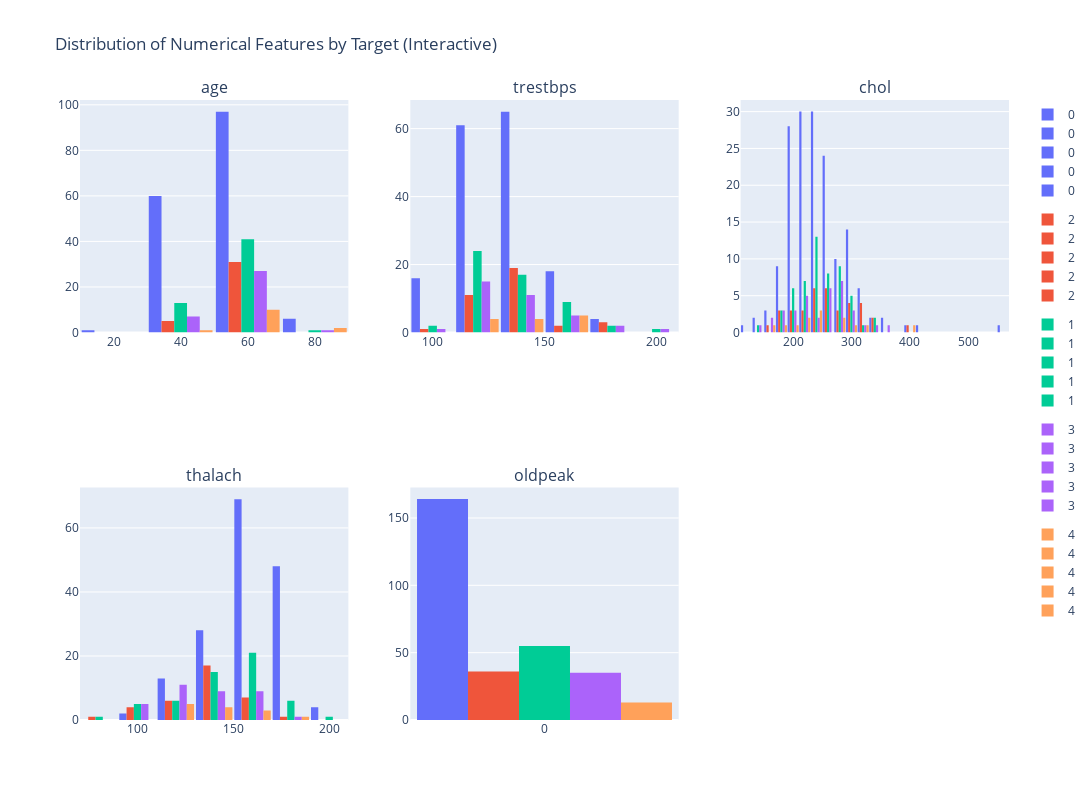

Notebook cell for this chart:
### Markdown cell above
### Distribution of numerical features

### Code cell
numerical_features = ['age', 'trestbps', 'chol', 'thalach', 'oldpeak']
fig = sp.make_subplots(rows=2, cols=3, subplot_titles=numerical_features)

for i, feature in enumerate(numerical_features, 1):
    row = (i - 1) // 3 + 1
    col = (i - 1) % 3 + 1

    hist = px.histogram(
        df, x=feature, color="target",
        barmode="stack",  # stacked histograms
        nbins=30          # adjust bin size
    )

    for trace in hist.data:
        fig.add_trace(trace, row=row, col=col)

fig.update_layout(
    height=800, width=1200,
    title_text="Distribution of Numerical Features by Target (Interactive)",
    bargap=0.05
)

fig.show()

### Figure 1 — Plotly figure (JSON) as saved in the notebook; plotly's stock layout.template omitted (floating-point values rounded to 4 significant figures; data arrays with more than 128 entries replaced by an {"elided": "..."} marker saying what was removed)
{"data": [{"bingroup": "x", "hovertemplate": "target=0<br>age=%{x}<br>count=%{y}<extra></extra>", "legendgroup": "0", "marker": {"color": "#636efa", "pattern": {"shape": ""}}, "name": "0", "nbinsx": 30, "orientation": "v", "showlegend": true, "type": "histogram", "x": {"elided": "164 float values"}, "xaxis": "x", "yaxis": "y"}, {"bingroup": "x", "hovertemplate": "target=2<br>age=%{x}<br>count=%{y}<extra></extra>", "legendgroup": "2", "marker": {"color": "#EF553B", "pattern": {"shape": ""}}, "name": "2", "nbinsx": 30, "orientation": "v", "showlegend": true, "type": "histogram", "x": [67.0, 63.0, 56.0, 60.0, 44.0, 51.0, 54.0, 60.0, 59.0, 59.0, 59.0, 61.0, 43.0, 62.0, 65.0, 60.0, 56.0, 66.0, 69.0, 62.0, 66.0, 55.0, 56.0, 61.0, 67.0, 58.0, 42.0, 52.0, 59.0, 46.0, 57.0, 61.0, 58.0, 44.0, 63.0, 68.0], "xaxis": "x", "yaxis": "y"}, {"bingroup": "x", "hovertemplate": "target=1<br>age=%{x}<br>count=%{y}<extra></extra>", "legendgroup": "1", "marker": {"color": "#00cc96", "pattern": {"shape": ""}}, "name": "1", "nbinsx": 30, "orientation": "v", "showlegend": true, "type": "histogram", "x": [67.0, 53.0, 48.0, 58.0, 64.0, 57.0, 61.0, 60.0, 54.0, 50.0, 41.0, 58.0, 60.0, 46.0, 62.0, 65.0, 44.0, 60.0, 52.0, 57.0, 61.0, 56.0, 65.0, 35.0, 59.0, 64.0, 47.0, 70.0, 51.0, 58.0, 35.0, 59.0, 57.0, 56.0, 60.0, 54.0, 43.0, 59.0, 62.0, 52.0, 63.0, 49.0, 46.0, 47.0, 58.0, 57.0, 40.0, 61.0, 59.0, 57.0, 67.0, 63.0, 57.0, 45.0, 57.0], "xaxis": "x", "yaxis": "y"}, {"bingroup": "x", "hovertemplate": "target=3<br>age=%{x}<br>count=%{y}<extra></extra>", "legendgroup": "3", "marker": {"color": "#ab63fa", "pattern": {"shape": ""}}, "name": "3", "nbinsx": 30, "orientation": "v", "showlegend": true, "type": "histogram", "x": [62.0, 58.0, 40.0, 43.0, 55.0, 67.0, 58.0, 68.0, 62.0, 60.0, 49.0, 39.0, 63.0, 48.0, 55.0, 56.0, 54.0, 62.0, 64.0, 70.0, 48.0, 51.0, 67.0, 45.0, 58.0, 50.0, 66.0, 53.0, 54.0, 54.0, 52.0, 58.0, 55.0, 59.0, 57.0], "xaxis": "x", "yaxis": "y"}, {"bingroup": "x", "hovertemplate": "target=4<br>age=%{x}<br>count=%{y}<extra></extra>", "legendgroup": "4", "marker": {"color": "#FFA15A", "pattern": {"shape": ""}}, "name": "4", "nbinsx": 30, "orientation": "v", "showlegend": true, "type": "histogram", "x": [60.0, 65.0, 58.0, 50.0, 63.0, 70.0, 57.0, 55.0, 77.0, 64.0, 38.0, 61.0, 58.0], "xaxis": "x", "yaxis": "y"}, {"bingroup": "x", "hovertemplate": "target=0<br>trestbps=%{x}<br>count=%{y}<extra></extra>", "legendgroup": "0", "marker": {"color": "#636efa", "pattern": {"shape": ""}}, "name": "0", "nbinsx": 30, "orientation": "v", "showlegend": true, "type": "histogram", "x": {"elided": "164 float values"}, "xaxis": "x2", "yaxis": "y2"}, {"bingroup": "x", "hovertemplate": "target=2<br>trestbps=%{x}<br>count=%{y}<extra></extra>", "legendgroup": "2", "marker": {"color": "#EF553B", "pattern": {"shape": ""}}, "name": "2", "nbinsx": 30, "orientation": "v", "showlegend": true, "type": "histogram", "x": [160.0, 130.0, 130.0, 117.0, 112.0, 130.0, 120.0, 145.0, 170.0, 110.0, 140.0, 120.0, 132.0, 130.0, 135.0, 140.0, 134.0, 160.0, 140.0, 138.0, 112.0, 180.0, 130.0, 134.0, 120.0, 100.0, 136.0, 128.0, 126.0, 140.0, 110.0, 148.0, 170.0, 120.0, 140.0, 144.0], "xaxis": "x2", "yaxis": "y2"}, {"bingroup": "x", "hovertemplate": "target=1<br>trestbps=%{x}<br>count=%{y}<extra></extra>", "legendgroup": "1", "marker": {"color": "#00cc96", "pattern": {"shape": ""}}, "name": "1", "nbinsx": 30, "orientation": "v", "showlegend": true, "type": "histogram", "x": [120.0, 140.0, 110.0, 120.0, 140.0, 150.0, 130.0, 130.0, 124.0, 140.0, 110.0, 128.0, 140.0, 150.0, 120.0, 110.0, 110.0, 125.0, 128.0, 128.0, 145.0, 125.0, 138.0, 120.0, 170.0, 125.0, 108.0, 130.0, 140.0, 125.0, 126.0, 174.0, 152.0, 132.0, 158.0, 192.0, 132.0, 160.0, 150.0, 112.0, 108.0, 118.0, 120.0, 110.0, 146.0, 124.0, 152.0, 140.0, 134.0, 154.0, 152.0, 124.0, 140.0, 110.0, 130.0], "xaxis": "x2", "yaxis": "y2"}, {"bingroup": "x", "hovertemplate": "target=3<br>trestbps=%{x}<br>count=%{y}<extra></extra>", "legendgroup": "3", "marker": {"color": "#ab63fa", "pattern": {"shape": ""}}, "name": "3", "nbinsx": 30, "orientation": "v", "showlegend": true, "type": "histogram", "x": [140.0, 132.0, 110.0, 120.0, 132.0, 125.0, 150.0, 180.0, 160.0, 150.0, 120.0, 118.0, 130.0, 130.0, 140.0, 200.0, 110.0, 120.0, 120.0, 160.0, 124.0, 140.0, 100.0, 142.0, 128.0, 144.0, 178.0, 123.0, 110.0, 122.0, 125.0, 136.0, 128.0, 164.0, 130.0], "xaxis": "x2", "yaxis": "y2"}, {"bingroup": "x", "hovertemplate": "target=4<br>trestbps=%{x}<br>count=%{y}<extra></extra>", "legendgroup": "4", "marker": {"color": "#FFA15A", "pattern": {"shape": ""}}, "name": "4", "nbinsx": 30, "orientation": "v", "showlegend": true, "type": "histogram", "x": [130.0, 150.0, 112.0, 150.0, 150.0, 145.0, 165.0, 160.0, 125.0, 145.0, 120.0, 138.0, 114.0], "xaxis": "x2", "yaxis": "y2"}, {"bingroup": "x", "hovertemplate": "target=0<br>chol=%{x}<br>count=%{y}<extra></extra>", "legendgroup": "0", "marker": {"color": "#636efa", "pattern": {"shape": ""}}, "name": "0", "nbinsx": 30, "orientation": "v", "showlegend": true, "type": "histogram", "x": {"elided": "164 float values"}, "xaxis": "x3", "yaxis": "y3"}, {"bingroup": "x", "hovertemplate": "target=2<br>chol=%{x}<br>count=%{y}<extra></extra>", "legendgroup": "2", "marker": {"color": "#EF553B", "pattern": {"shape": ""}}, "name": "2", "nbinsx": 30, "orientation": "v", "showlegend": true, "type": "histogram", "x": [286.0, 254.0, 256.0, 230.0, 290.0, 305.0, 188.0, 282.0, 326.0, 239.0, 177.0, 260.0, 341.0, 263.0, 254.0, 293.0, 409.0, 246.0, 254.0, 294.0, 212.0, 327.0, 283.0, 234.0, 237.0, 234.0, 315.0, 204.0, 218.0, 311.0, 335.0, 203.0, 225.0, 169.0, 187.0, 193.0], "xaxis": "x3", "yaxis": "y3"}, {"bingroup": "x", "hovertemplate": "target=1<br>chol=%{x}<br>count=%{y}<extra></extra>", "legendgroup": "1", "marker": {"color": "#00cc96", "pattern": {"shape": ""}}, "name": "1", "nbinsx": 30, "orientation": "v", "showlegend": true, "type": "histogram", "x": [229.0, 203.0, 229.0, 284.0, 335.0, 276.0, 330.0, 253.0, 266.0, 233.0, 172.0, 216.0, 185.0, 231.0, 267.0, 248.0, 197.0, 258.0, 255.0, 229.0, 307.0, 249.0, 282.0, 198.0, 288.0, 309.0, 243.0, 322.0, 299.0, 300.0, 282.0, 249.0, 274.0, 184.0, 305.0, 283.0, 247.0, 273.0, 244.0, 230.0, 269.0, 149.0, 249.0, 275.0, 218.0, 261.0, 223.0, 207.0, 204.0, 232.0, 212.0, 197.0, 241.0, 264.0, 236.0], "xaxis": "x3", "yaxis": "y3"}, {"bingroup": "x", "hovertemplate": "target=3<br>chol=%{x}<br>count=%{y}<extra></extra>", "legendgroup": "3", "marker": {"color": "#ab63fa", "pattern": {"shape": ""}}, "name": "3", "nbinsx": 30, "orientation": "v", "showlegend": true, "type": "histogram", "x": [268.0, 224.0, 167.0, 177.0, 353.0, 254.0, 270.0, 274.0, 164.0, 258.0, 188.0, 219.0, 330.0, 256.0, 217.0, 288.0, 239.0, 281.0, 246.0, 269.0, 274.0, 298.0, 299.0, 309.0, 259.0, 200.0, 228.0, 282.0, 206.0, 286.0, 212.0, 319.0, 205.0, 176.0, 131.0], "xaxis": "x3", "yaxis": "y3"}, {"bingroup": "x", "hovertemplate": "target=4<br>chol=%{x}<br>count=%{y}<extra></extra>", "legendgroup": "4", "marker": {"color": "#FFA15A", "pattern": {"shape": ""}}, "name": "4", "nbinsx": 30, "orientation": "v", "showlegend": true, "type": "histogram", "x": [206.0, 225.0, 230.0, 243.0, 407.0, 174.0, 289.0, 289.0, 304.0, 212.0, 231.0, 166.0, 318.0], "xaxis": "x3", "yaxis": "y3"}, {"bingroup": "x", "hovertemplate": "target=0<br>thalach=%{x}<br>count=%{y}<extra></extra>", "legendgroup": "0", "marker": {"color": "#636efa", "pattern": {"shape": ""}}, "name": "0", "nbinsx": 30, "orientation": "v", "showlegend": true, "type": "histogram", "x": {"elided": "164 float values"}, "xaxis": "x4", "yaxis": "y4"}, {"bingroup": "x", "hovertemplate": "target=2<br>thalach=%{x}<br>count=%{y}<extra></extra>", "legendgroup": "2", "marker": {"color": "#EF553B", "pattern": {"shape": ""}}, "name": "2", "nbinsx": 30, "orientation": "v", "showlegend": true, "type": "histogram", "x": [108.0, 147.0, 142.0, 160.0, 153.0, 142.0, 113.0, 142.0, 140.0, 142.0, 162.0, 140.0, 136.0, 97.0, 127.0, 170.0, 150.0, 120.0, 146.0, 106.0, 132.0, 117.0, 103.0, 145.0, 71.0, 156.0, 125.0, 156.0, 134.0, 120.0, 143.0, 161.0, 146.0, 144.0, 144.0, 141.0], "xaxis": "x4", "yaxis": "y4"}, {"bingroup": "x", "hovertemplate": "target=1<br>thalach=%{x}<br>count=%{y}<extra></extra>", "legendgroup": "1", "marker": {"color": "#00cc96", "pattern": {"shape": ""}}, "name": "1", "nbinsx": 30, "orientation": "v", "showlegend": true, "type": "histogram", "x": [129.0, 155.0, 168.0, 160.0, 158.0, 112.0, 169.0, 144.0, 109.0, 163.0, 158.0, 131.0, 155.0, 147.0, 99.0, 158.0, 177.0, 141.0, 161.0, 150.0, 146.0, 144.0, 174.0, 130.0, 159.0, 131.0, 152.0, 109.0, 173.0, 171.0, 156.0, 143.0, 88.0, 105.0, 161.0, 195.0, 143.0, 125.0, 154.0, 160.0, 169.0, 126.0, 144.0, 118.0, 105.0, 141.0, 181.0, 138.0, 162.0, 164.0, 150.0, 136.0, 123.0, 132.0, 174.0], "xaxis": "x4", "yaxis": "y4"}, {"bingroup": "x", "hovertemplate": "target=3<br>thalach=%{x}<br>count=%{y}<extra></extra>", "legendgroup": "3", "marker": {"color": "#ab63fa", "pattern": {"shape": ""}}, "name": "3", "nbinsx": 30, "orientation": "v", "showlegend": true, "type": "histogram", "x": [160.0, 173.0, 114.0, 120.0, 132.0, 163.0, 111.0, 150.0, 145.0, 157.0, 139.0, 140.0, 132.0, 150.0, 111.0, 133.0, 126.0, 103.0, 96.0, 112.0, 166.0, 122.0, 125.0, 147.0, 130.0, 126.0, 165.0, 95.0, 108.0, 116.0, 168.0, 152.0, 130.0, 90.0, 115.0], "xaxis": "x4", "yaxis": "y4"}, {"bingroup": "x", "hovertemplate": "target=4<br>thalach=%{x}<br>count=%{y}<extra></extra>", "legendgroup": "4", "marker": {"color": "#FFA15A", "pattern": {"shape": ""}}, "name": "4", "nbinsx": 30, "orientation": "v", "showlegend": true, "type": "histogram", "x": [132.0, 114.0, 165.0, 128.0, 154.0, 125.0, 124.0, 145.0, 162.0, 132.0, 182.0, 125.0, 140.0], "xaxis": "x4", "yaxis": "y4"}, {"bingroup": "x", "hovertemplate": "target=0<br>oldpeak=%{x}<br>count=%{y}<extra></extra>", "legendgroup": "0", "marker": {"color": "#636efa", "pattern": {"shape": ""}}, "name": "0", "nbinsx": 30, "orientation": "v", "showlegend": true, "type": "histogram", "x": {"elided": "164 float values"}, "xaxis": "x5", "yaxis": "y5"}, {"bingroup": "x", "hovertemplate": "target=2<br>oldpeak=%{x}<br>count=%{y}<extra></extra>", "legendgroup": "2", "marker": {"color": "#EF553B", "pattern": {"shape": ""}}, "name": "2", "nbinsx": 30, "orientation": "v", "showlegend": true, "type": "histogram", "x": [1.5, 1.4, 0.6, 1.4, 0.0, 1.2, 1.4, 2.8, 3.4, 1.2, 0.0, 3.6, 3.0, 1.2, 2.8, 1.2, 1.9, 0.0, 2.0, 1.9, 0.1, 3.4, 1.6, 2.6, 1.0, 0.1, 1.8, 1.0, 2.2, 1.8, 3.0, 0.0, 2.8, 2.8, 4.0, 3.4], "xaxis": "x5", "yaxis": "y5"}, {"bingroup": "x", "hovertemplate": "target=1<br>oldpeak=%{x}<br>count=%{y}<extra></extra>", "legendgroup": "1", "marker": {"color": "#00cc96", "pattern": {"shape": ""}}, "name": "1", "nbinsx": 30, "orientation": "v", "showlegend": true, "type": "histogram", "x": [2.6, 3.1, 1.0, 1.8, 0.0, 0.6, 0.0, 1.4, 2.2, 0.6, 0.0, 2.2, 3.0, 3.6, 1.8, 0.6, 0.0, 2.8, 0.0, 0.4, 1.0, 1.2, 1.4, 1.6, 0.2, 1.8, 0.0, 2.4, 1.6, 0.0, 0.0, 0.0, 1.2, 2.1, 0.0, 0.0, 0.1, 0.0, 1.4, 0.0, 1.8, 0.8, 0.8, 1.0, 2.0, 0.3, 0.0, 1.9, 0.8, 0.0, 0.8, 0.0, 0.2, 1.2, 0.0], "xaxis": "x5", "yaxis": "y5"}, {"bingroup": "x", "hovertemplate": "target=3<br>oldpeak=%{x}<br>count=%{y}<extra></extra>", "legendgroup": "3", "marker": {"color": "#ab63fa", "pattern": {"shape": ""}}, "name": "3", "nbinsx": 30, "orientation": "v", "showlegend": true, "type": "histogram", "x": [3.6, 3.2, 2.0, 2.5, 1.2, 0.2, 0.8, 1.6, 6.2, 2.6, 2.0, 1.2, 1.8, 0.0, 5.6, 4.0, 2.8, 1.4, 2.2, 2.9, 0.5, 4.2, 0.9, 0.0, 3.0, 0.9, 1.0, 2.0, 0.0, 3.2, 1.0, 0.0, 2.0, 1.0, 1.2], "xaxis": "x5", "yaxis": "y5"}, {"bingroup": "x", "hovertemplate": "target=4<br>oldpeak=%{x}<br>count=%{y}<extra></extra>", "legendgroup": "4", "marker": {"color": "#FFA15A", "pattern": {"shape": ""}}, "name": "4", "nbinsx": 30, "orientation": "v", "showlegend": true, "type": "histogram", "x": [2.4, 1.0, 2.5, 2.6, 4.0, 2.6, 1.0, 0.8, 0.0, 2.0, 3.8, 3.6, 4.4], "xaxis": "x5", "yaxis": "y5"}], "layout": {"annotations": [{"font": {"size": 16}, "showarrow": false, "text": "age", "x": 0.1444, "xanchor": "center", "xref": "paper", "y": 1, "yanchor": "bottom", "yref": "paper"}, {"font": {"size": 16}, "showarrow": false, "text": "trestbps", "x": 0.5, "xanchor": "center", "xref": "paper", "y": 1, "yanchor": "bottom", "yref": "paper"}, {"font": {"size": 16}, "showarrow": false, "text": "chol", "x": 0.8556, "xanchor": "center", "xref": "paper", "y": 1, "yanchor": "bottom", "yref": "paper"}, {"font": {"size": 16}, "showarrow": false, "text": "thalach", "x": 0.1444, "xanchor": "center", "xref": "paper", "y": 0.375, "yanchor": "bottom", "yref": "paper"}, {"font": {"size": 16}, "showarrow": false, "text": "oldpeak", "x": 0.5, "xanchor": "center", "xref": "paper", "y": 0.375, "yanchor": "bottom", "yref": "paper"}], "bargap": 0.05, "height": 800, "title": {"text": "Distribution of Numerical Features by Target (Interactive)"}, "width": 1200, "xaxis": {"anchor": "y", "domain": [0, 0.2889]}, "xaxis2": {"anchor": "y2", "domain": [0.3556, 0.6444]}, "xaxis3": {"anchor": "y3", "domain": [0.7111, 1]}, "xaxis4": {"anchor": "y4", "domain": [0, 0.2889]}, "xaxis5": {"anchor": "y5", "domain": [0.3556, 0.6444]}, "xaxis6": {"anchor": "y6", "domain": [0.7111, 1]}, "yaxis": {"anchor": "x", "domain": [0.625, 1]}, "yaxis2": {"anchor": "x2", "domain": [0.625, 1]}, "yaxis3": {"anchor": "x3", "domain": [0.625, 1]}, "yaxis4": {"anchor": "x4", "domain": [0, 0.375]}, "yaxis5": {"anchor": "x5", "domain": [0, 0.375]}, "yaxis6": {"anchor": "x6", "domain": [0, 0.375]}}}
